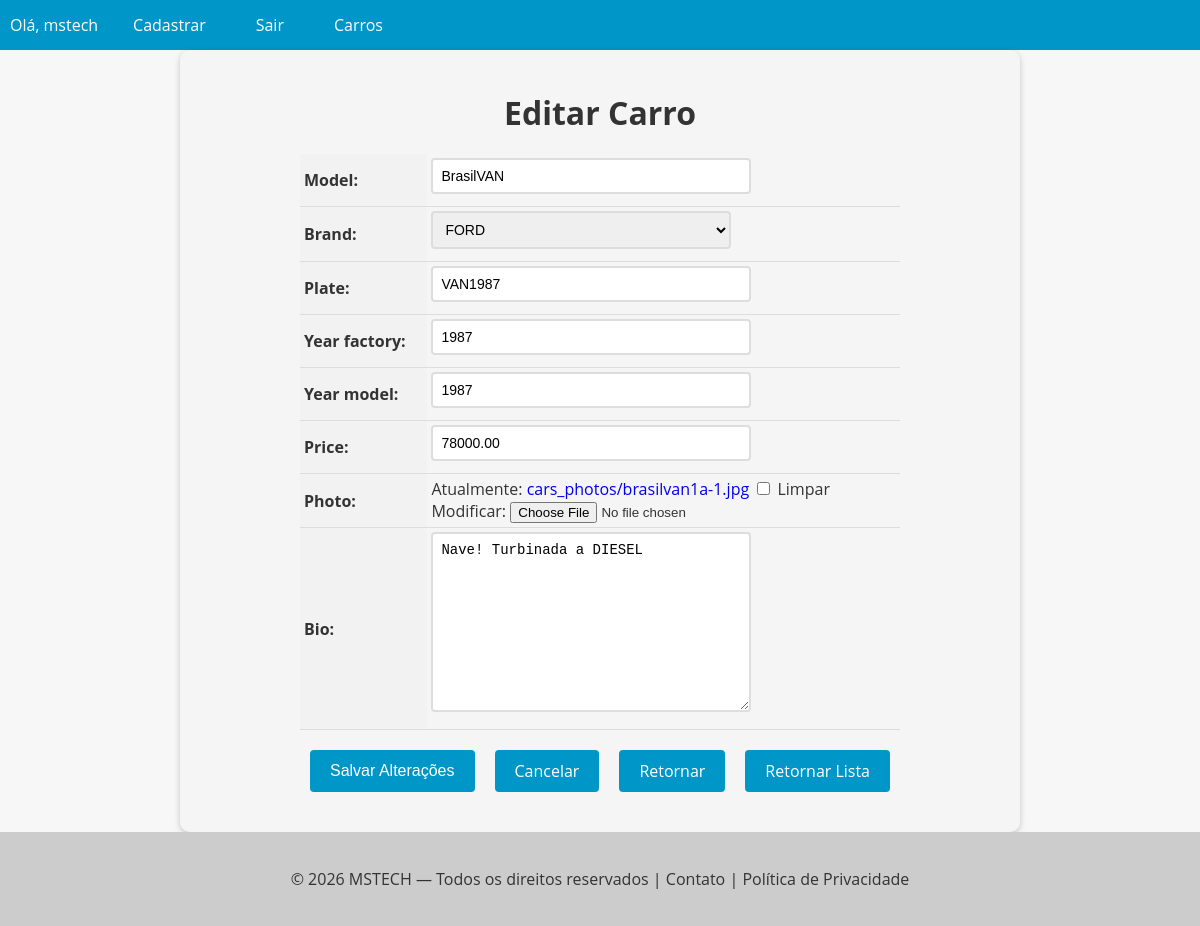
The page /car/12/update/ (signed in) on the database its author committed.
### cars/models.py (models this page shows, shortened)
class Car(models.Model):
    id = models.AutoField(primary_key=True)
    model = models.CharField(max_length=100)
    brand = models.ForeignKey(Brand, on_delete=models.PROTECT, related_name='car_brand')
    plate = models.CharField(max_length=10, blank=True, null=True)
    year_factory = models.IntegerField(blank=True, null=True)
    year_model = models.IntegerField(blank=True, null=True)
    price = models.DecimalField(max_digits=10, decimal_places=2, blank=True, null=True)
    photo = models.ImageField(upload_to='cars_photos/', blank=True, null=True)
    bio = models.TextField(blank=True, null=True)

### cars/views.py (the view, shortened to what this page needs)
# urls.py: path('car/<int:pk>/update/', CarUpdateView.as_view(), name='car_update'),
@method_decorator(login_required(login_url='login'), name='dispatch')
class CarUpdateView(UpdateView):
    model = Car
    form_class = CarModelForm
    template_name = 'car_update.html'

### cars/forms.py (shortened to what this page needs)
class CarModelForm(forms.ModelForm):
    class Meta:
        model = Car
        fields = '__all__'

### cars/models.py (called while the page is built)
    def __str__(self):
        return self.name

### cars/templates/car_update.html (shortened to what this page needs)
{% extends "base.html" %}
{% block content %}
  <form method="post" enctype="multipart/form-data">
    <h1>Editar Carro</h1>
    <table>
      {{ form.as_table }}
    </table>
    <div>
      <div class="buttons-container">
        <input type="submit" value="Salvar Alterações" class="btn btn-primary">
        <a href="{% url 'car_detail' pk=object.pk %}" class="btn btn-secondary">Cancelar</a>
        <a href="{% url 'car_detail' pk=object.pk %}" class="btn btn-secondary">Retornar</a>
        <a href="{% url 'cars_list' %}" class="btn btn-secondary">Retornar Lista</a>
      </div>
    </div>
  </form>
{% endblock %}

### app/templates/base.html (shortened to what this page needs)
<!DOCTYPE html>
<html lang="pt-br">
<head>
</head>
<body>
  <header>
    <nav>
      <ul>
        {% if user.is_authenticated %}
          <li>Olá, {{ user.username }}</li>
          <li><a href="{% url 'new_car' %}">Cadastrar</a></li>
          <li><a href="{% url 'logout' %}">Sair</a></li>
        {% else %}
          <li><a href="{% url 'register' %}">Cadastre-se</a></li>
          <li><a href="{% url 'login' %}">Login</a></li>
        {% endif %}
        <li><a href="{% url 'cars_list' %}">Carros</a></li>
      </ul>
    </nav>
  </header>
  <main>
    {% block content %}
    {% endblock %}
  </main>
  <footer>
    <p>&copy; 2026 MSTECH — Todos os direitos reservados | Contato | Política de Privacidade</p>
  </footer>
</body>
</html>

### app/templates/base.html (style rules this page uses)
body { font-family: 'Open Sans', sans-serif; background-color: #f7f7f7; color: #333; margin: 0; padding: 0; }
header { background-color: #0096c7; color: #fff; text-align: center; }
footer { background-color: #ccc; color: #333; padding: 20px; text-align: center; }
nav { background-color: #0096c7; color: #fff; height: 50px; display: flex; justify-content: space-between; align-items: center; }
nav ul { list-style: none; margin: 0; padding: 0; display: flex; }
nav ul li { margin: 0 10px; }
nav ul li a { color: #fff; text-decoration: none; font-size: 16px; padding: 15px; transition: all 0.3s ease; }

### cars/templates/car_update.html (style rules this page uses)
form { max-width: 800px; margin: 0 auto; padding: 20px; background-color: #f5f5f5; border-radius: 10px; box-shadow: 0 2px 6px rgba(0, 0, 0, 0.2); }
form h1 { font-size: 2rem; margin-bottom: 20px; text-align: center; }
table { margin: 0 auto; border-collapse: collapse; width: 100%; max-width: 600px; }
th, td { padding: 4px; text-align: left; border-bottom: 1px solid #ddd; }
th { background-color: #f2f2f2; }
input[type="text"], input[type="number"], select, textarea { padding: 8px; font-size: 14px; border: 2px solid #ddd; border-radius: 4px; width: 100%; max-width: 300px; margin-bottom: 8px; transition: border-bottom-color 0.3s ease-in-out; }
.btn { background-color: #0096c7; color: #fff; border: none; padding: 10px 20px; font-size: 16px; border-radius: 4px; cursor: pointer; transition: background-color 0.3s ease-in-out; }
.buttons-container { display: flex; justify-content: center; margin-top: 20px; margin-bottom: 20px; }
.btn { display: inline-block; background-color: #0096c7; color: #fff; border: none; padding: 10px 20px; font-size: 16px; border-radius: 4px; cursor: pointer; transition: background-color 0.3s ease-in-out; margin: 0 10px; }
a { text-decoration: none !important; }

### rows shown on the page
Car: model "BrasilVAN", brand "FORD", plate "VAN1987", year_factory "1987", year_model "1987", price "78000.00", bio "Nave! Turbinada a DIESEL"

### other values the page prints
{{ user.username }} "mstech"
